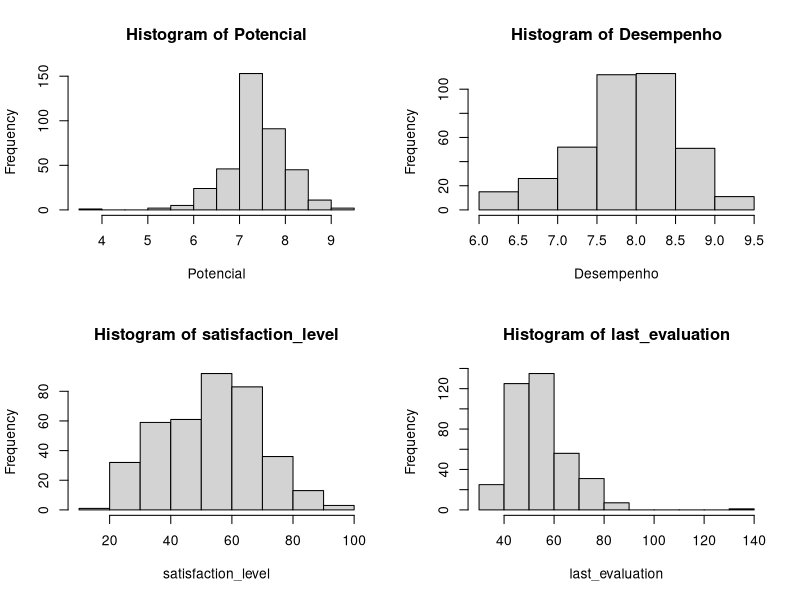
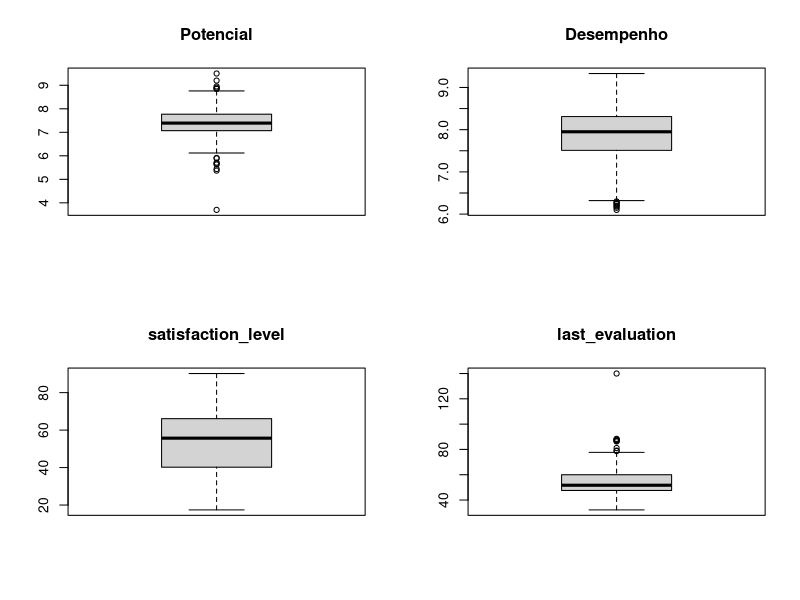
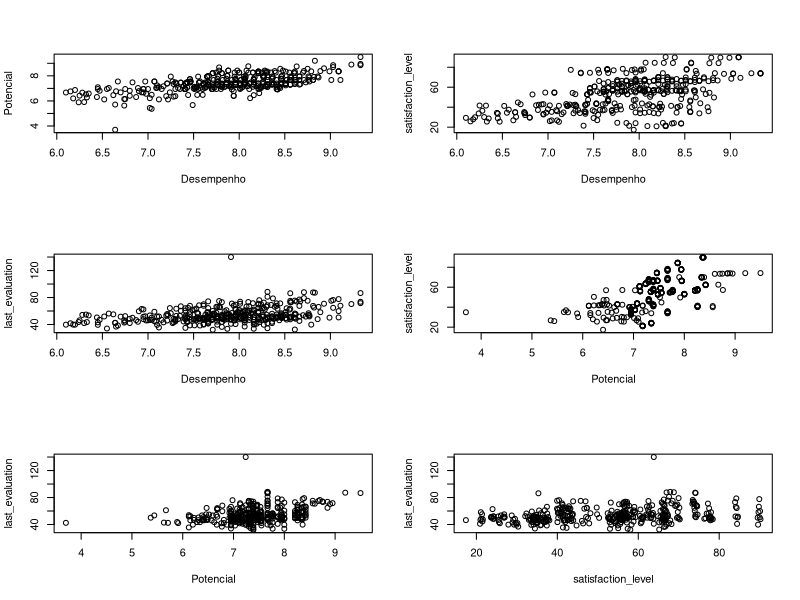
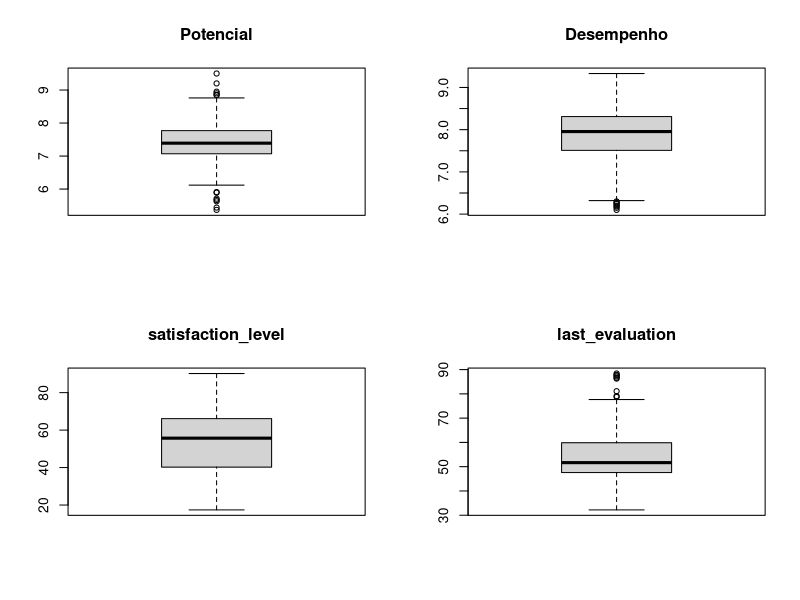
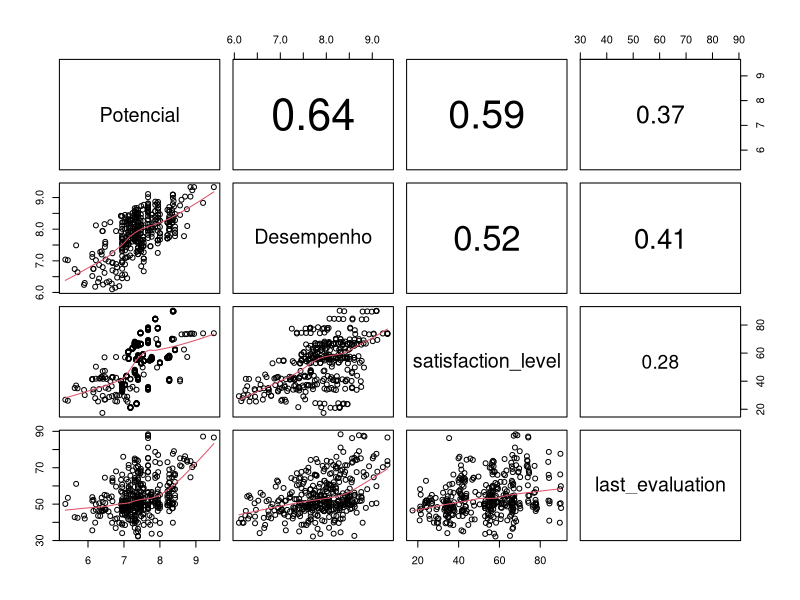
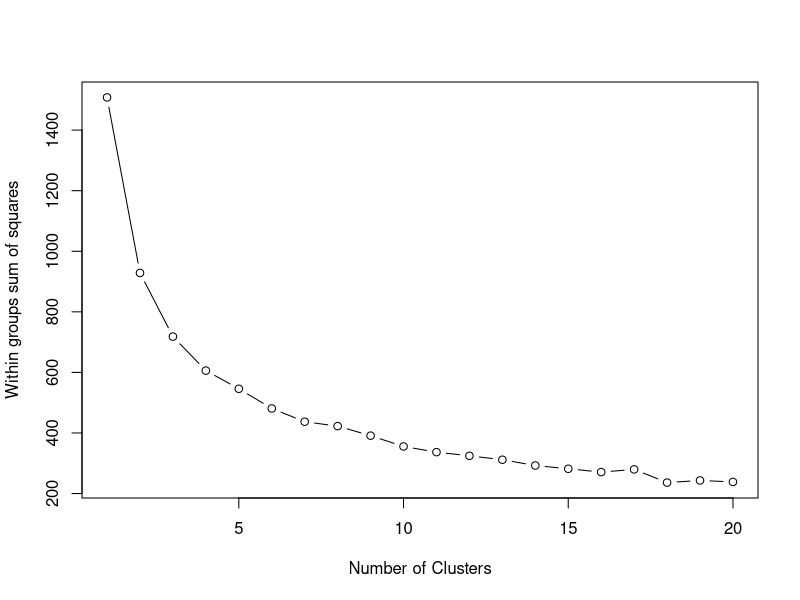

Recreate these plots in R, in order.
## ---- chunk 1
knitr::opts_chunk$set(echo = TRUE)

library(readxl)
indicadores <- read_excel("Indicadores_2020.xlsx")

## ---- chunk 2
attach(indicadores)

# View(indicadores) ou clique encima do arquivo

## ---- chunk 3
names(indicadores)

str(indicadores)
## ---- chunk 4
summary(indicadores)
## ---- chunk 5

attach(indicadores)
par (mfrow=c(2,2))
hist(Potencial)
hist(Desempenho)
hist(satisfaction_level )
hist(last_evaluation)
par (mfrow=c(1,1))

## ---- chunk 6

par (mfrow=c(2,2))
boxplot(Potencial, main="Potencial" )
boxplot(Desempenho , main="Desempenho")
boxplot(satisfaction_level , main="satisfaction_level")
boxplot(last_evaluation, main="last_evaluation")
par (mfrow=c(1,1))

## ---- chunk 7

par (mfrow=c(3,2))
plot(Desempenho, Potencial)
plot(Desempenho, satisfaction_level )
plot(Desempenho, last_evaluation)
 

plot(Potencial, satisfaction_level )
plot(Potencial, last_evaluation)

plot(satisfaction_level, last_evaluation)

par (mfrow=c(1,1))

## ---- chunk 8

ind_semout <- subset(indicadores, Potencial >5 & last_evaluation < 100)


## ---- chunk 9

attach(ind_semout)

  
## ---- chunk 10

par (mfrow=c(2,2))
boxplot(Potencial, main="Potencial" )
boxplot(Desempenho , main="Desempenho")
boxplot(satisfaction_level , main="satisfaction_level")
boxplot(last_evaluation, main="last_evaluation")
par (mfrow=c(1,1))

## ---- chunk 11
 
seleciona_ind<- subset(ind_semout,select=c(Potencial,Desempenho,satisfaction_level, last_evaluation))

## ---- chunk 12

matcor <- cor(seleciona_ind)
print(matcor, digits = 2)
## ---- chunk 13

panel.cor <- function(x, y, digits=2, prefix ="", cex.cor,
                      ...)  {
  usr <- par("usr")
  on.exit(par(usr))
  par(usr = c(0, 1, 0, 1))
  r <- cor(x, y , use = "pairwise.complete.obs")
  txt <- format(c(r, 0.123456789), digits = digits) [1]
  txt <- paste(prefix, txt, sep = "")
  if (missing(cex.cor))
    cex <- 0.8/strwidth(txt)
  # abs(r) eh para que na saida as correlacoes ficaremm proporcionais
  text(0.5, 0.5, txt, cex = cex * abs(r))
}
#pdf(file = "grafico.pdf")

pairs(seleciona_ind, lower.panel=panel.smooth, upper.panel=panel.cor)

par (mfrow=c(1,1))

## ---- chunk 14

# padronizacao da base (funcao scale)

dados_padronizados = as.data.frame(scale(seleciona_ind))

summary(dados_padronizados)

attach(dados_padronizados)

## ---- chunk 15
set.seed(1234)
wss <- (nrow(dados_padronizados)-1)*sum(apply(dados_padronizados,2,var))
for (i in 2:20) wss[i] <- sum(kmeans(dados_padronizados,iter=100,
                                     centers=i)$withinss)
plot(1:20, wss, type="b", xlab="Number of Clusters",
     ylab="Within groups sum of squares") 


## ---- chunk 16
set.seed(1234)
output_cluster<-kmeans(dados_padronizados,4,iter=100)

## ---- chunk 17
 
# colocando o cluster de cada elemnto em uma variavel
clus_indicadores<-output_cluster$cluster

# Mostrando a quantidade absoluta
table (clus_indicadores)

# Mostrando em percentual
print(prop.table(table (clus_indicadores))*100, digits=3)


## ---- chunk 18
 
# alocando os centroides 

centros<-output_cluster$centers
centros
## ---- chunk 19
aggregate(dados_padronizados,by=list(clus_indicadores),FUN=mean)

## ---- chunk 20
aggregate(seleciona_ind,by=list(clus_indicadores),FUN=mean)
## ---- chunk 21


matriz_fim<-cbind(seleciona_ind,dados_padronizados,clus_indicadores)


# View(matriz_fim)

